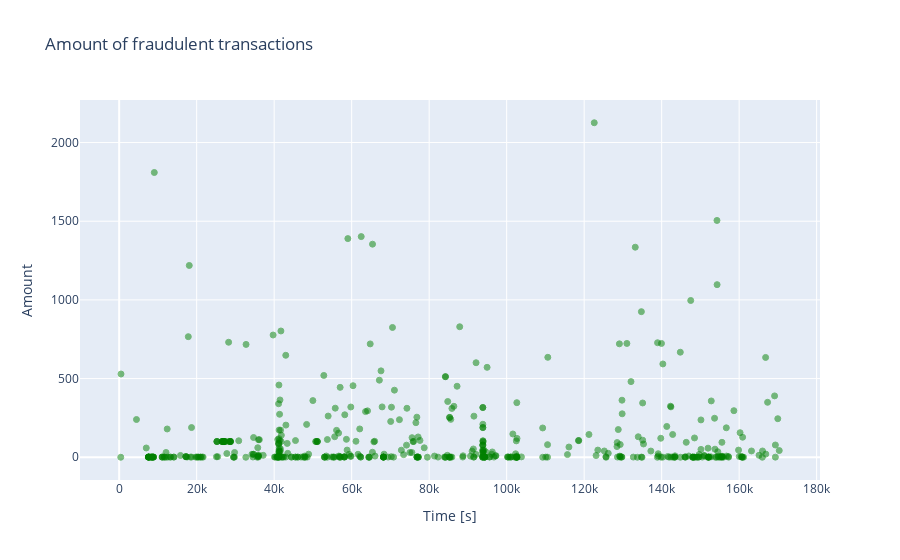

Notebook source saved alongside this figure:
### Code cell
# Fraud transactions over time
fraud = dff.loc[dff['Class'] == 1]

trace = go.Scatter(
    x = fraud['Time'],y = fraud['Amount'],
    name="Amount",
    marker=dict(
        color='rgb(0, 128, 0)',  # Green color
        line=dict(
            color='green',
            width=1),
        opacity=0.5,
    ),
    text= fraud['Amount'],
    mode = "markers"
)
data = [trace]
layout = dict(title = 'Amount of fraudulent transactions',
          xaxis = dict(title = 'Time [s]', showticklabels=True),
          yaxis = dict(title = 'Amount'),
          hovermode='closest'
         )
fig = dict(data=data, layout=layout)
iplot(fig, filename='fraud-amount')

### Figure 1 — Plotly figure (JSON) as saved in the notebook; plotly's stock layout.template omitted (floating-point values rounded to 4 significant figures; data arrays with more than 128 entries replaced by an {"elided": "..."} marker saying what was removed)
{"data": [{"marker": {"color": "rgb(0, 128, 0)", "line": {"color": "green", "width": 1}, "opacity": 0.5}, "mode": "markers", "name": "Amount", "text": {"elided": "492 float values"}, "type": "scatter", "x": {"elided": "492 int values"}, "y": {"elided": "492 float values"}}], "layout": {"hovermode": "closest", "title": {"text": "Amount of fraudulent transactions"}, "xaxis": {"showticklabels": true, "title": {"text": "Time [s]"}}, "yaxis": {"title": {"text": "Amount"}}}}
